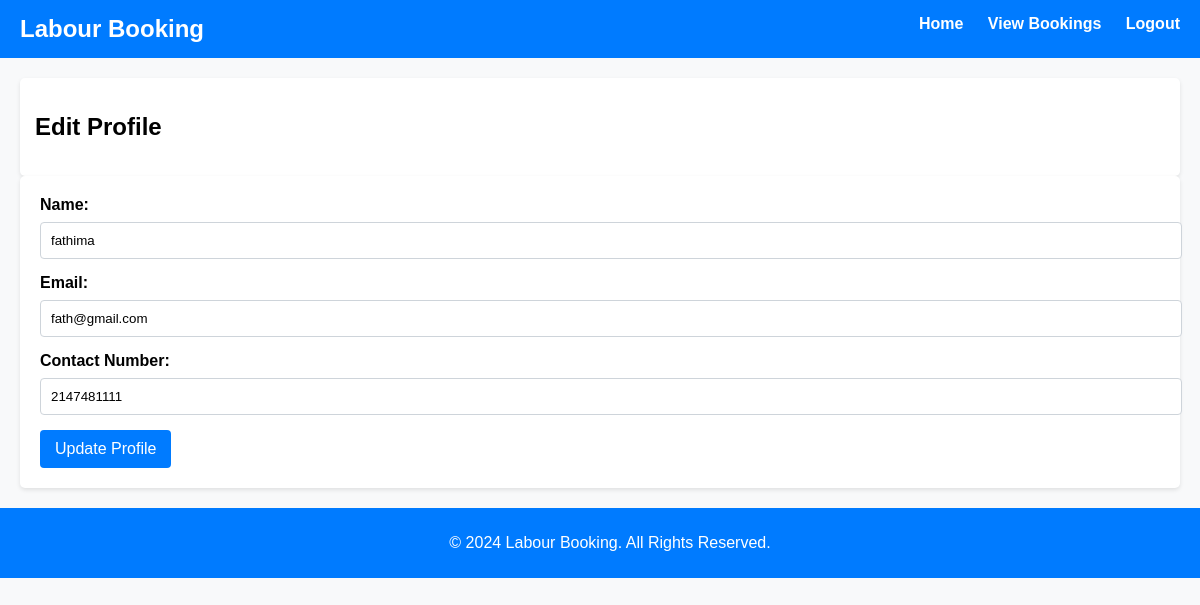
Page /userprofile.php (signed in) on the committed database.
### tables this page shows
CREATE TABLE `users` (
  `Name` varchar(30) NOT NULL,
  `phone_no` varchar(15) NOT NULL,
  `email_id` varchar(30) NOT NULL,
  `username` varchar(30) NOT NULL,
  `password` varchar(10) NOT NULL,
  `usid` int(11) NOT NULL
);

### userprofile.php (the view, shortened to what this page needs)
<?php
$conn = mysqli_connect("localhost", "root", "", "labour_booking");
$user_id = $_SESSION['user_id'];
$sql = "SELECT * FROM users WHERE usid = $user_id";
$result = mysqli_query($conn, $sql);
$user = mysqli_fetch_assoc($result);
?>
<!DOCTYPE html>
<html lang="en">
<head>
    <link rel="stylesheet" href="userprofile.css">
</head>
<body>
    <nav>
        <div class="sappy">
            <h1>Labour Booking</h1>
            <div class="hi">
                <a href="userhome.php" class="hello">Home</a>
                <a href="view_bookings.php" class="hello">View Bookings</a>
                <a href="logout.php" class="hello">Logout</a>
            </div>
        </div>
    </nav>
    <main class="main-content">
        <header class="header">
            <h2>Edit Profile</h2>
        </header>
        <form action="" method="POST">
            <label for="name">Name:</label>
            <input type="text" name="name" id="name" value="<?php echo htmlspecialchars($user['Name']); ?>" required>
            <label for="email">Email:</label>
            <input type="email" name="email" id="email" value="<?php echo htmlspecialchars($user['email_id']); ?>" required>
            <label for="phone">Contact Number:</label>
            <input type="tel" name="phone" id="phone" value="<?php echo htmlspecialchars($user['phone_no']); ?>" required>
            <button type="submit">Update Profile</button>
        </form>
    </main>
    <footer>
        <p>&copy; 2024 Labour Booking. All Rights Reserved.</p>
    </footer>
</body>
</html>

### userprofile.css (style rules this page uses)
body { font-family: Arial, sans-serif; background-color: #f8f9fa; margin: 0; padding: 0; }
nav { background-color: #007BFF; color: white; padding: 15px 20px; }
.sappy h1 { margin: 0; display: inline; }
.hi { float: right; }
.hi a { color: white; text-decoration: none; margin-left: 20px; font-weight: bold; }
.main-content { padding: 20px; }
.header { background-color: #ffffff; padding: 15px; border-radius: 5px; box-shadow: 0 2px 4px rgba(0, 0, 0, 0.1); }
form { background-color: #ffffff; padding: 20px; border-radius: 5px; box-shadow: 0 2px 4px rgba(0, 0, 0, 0.1); }
label { display: block; margin-bottom: 8px; font-weight: bold; }
input[type="text"], input[type="email"], input[type="tel"] { width: 100%; padding: 10px; margin-bottom: 15px; border: 1px solid #ced4da; border-radius: 4px; }
button { background-color: #007BFF; color: white; padding: 10px 15px; border: none; border-radius: 4px; cursor: pointer; font-size: 16px; }
footer { text-align: center; padding: 10px; background-color: #007BFF; color: white; position: relative; bottom: 0; width: 100%; }

### rows in the picture
users: name "fathima", email "fath@gmail.com", phone "2147481111"
